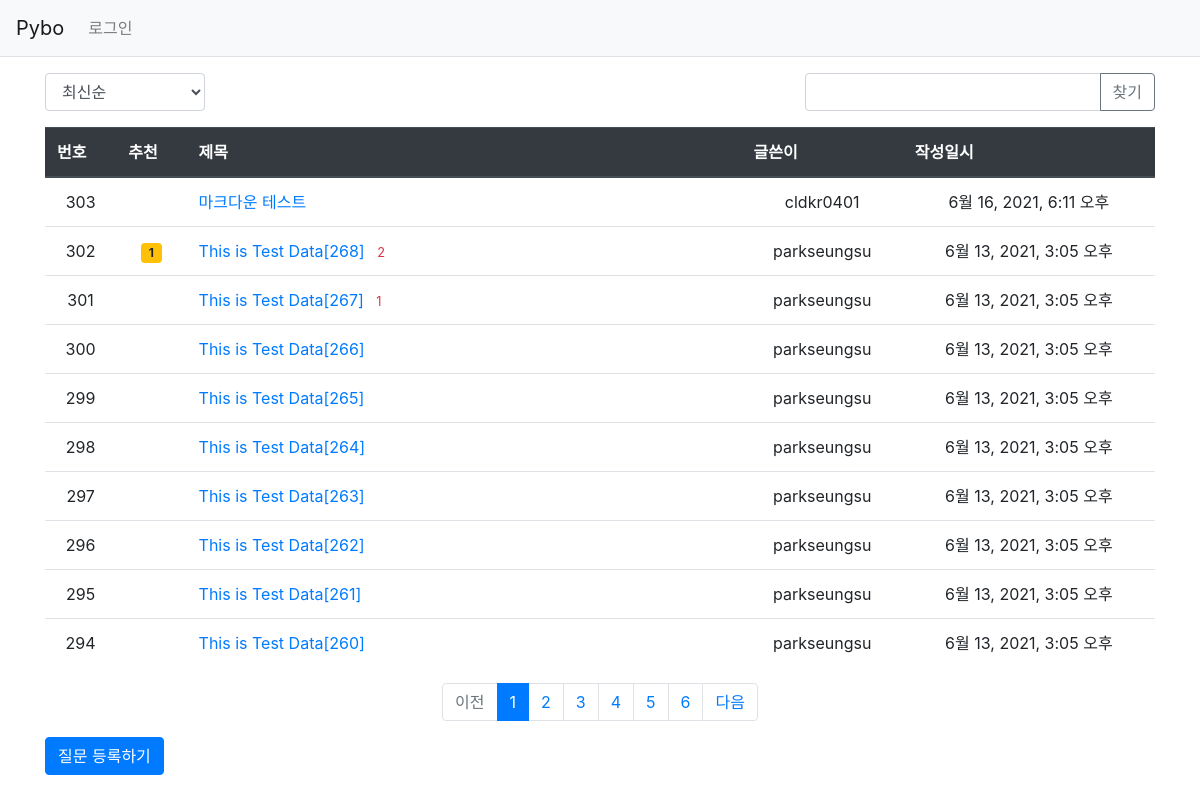
The page / on the database its author committed.
### pybo/models.py (models this page shows, shortened)
class Question(models.Model):
    subject = models.CharField(max_length=200)
    content = models.TextField()
    create_date = models.DateTimeField()
    author = models.ForeignKey(User,on_delete=models.CASCADE,null=True,related_name='author_question')
    modify_date = models.DateTimeField(null=True,blank=True)
    voter = models.ManyToManyField(User, related_name='voter_question')

### pybo/views/base_views.py (the view, shortened to what this page needs)
# urls.py: path('', base_views.index, name='index'),  # '/' 에 해당되는 path
def index(request):
    page = request.GET.get('page','1')  # 페이지
    kw = request.GET.get('kw','')       # 검색어
    so = request.GET.get('so','recent') #정렬기준
    if so == 'recommend':
        question_list = Question.objects.annotate(num_voter=Count('voter')).order_by('-num_voter','-create_date')
    elif so == 'popular':
        question_list = Question.objects.annotate(num_answer=Count('answer')).order_by('-num_answer','-create_date')
    else:   #recent
        question_list = Question.objects.order_by('-create_date')
    paginator = Paginator(question_list, 10)#페이지당 10개씩 보여주기
    page_obj = paginator.get_page(page)
    context = {'question_list': page_obj,'page':page,'kw':kw,'so':so}
    return render(request,'pybo/question_list.html',context)

### pybo/templatetags/pybo_filter.py (called while the page is built)
@register.filter
def sub(value, arg):
    return value - arg

### templates/pybo/question_list.html (shortened to what this page needs)
{% extends 'base.html' %}
{% load pybo_filter %}
{% block content %}
<div class="container my-3">
    <div class="row justify-content-between my-3">
        <div class="col-2">
            <select class="form-control so">
                <option value="recent" {%if so == 'recent' %} selected {% endif %}>최신순</option>
            </select>
        </div>
        <div class="col-4 input-group">
            <input type="text" class="form-control kw" value="{{ kw|default_if_none:'' }}">
            <div class="input-group-append">
                <button class="btn btn-outline-secondary" type='button'
                id="btn_search">찾기</button>
            </div>
        </div>
    </div>
    <table class="table">
        <thead>
            <tr class="thead-dark">
                <th>번호</th>
                <th>추천</th>
                <th style="width: 50%;">제목</th>
                <th>글쓴이</th>
                <th>작성일시</th>
            </tr>
        </thead>
        <tbody>
            {% if question_list %}
            {% for question in question_list %}
            <tr class="text-center">
                <td>
                    {{ question_list.paginator.count|sub:question_list.start_index|sub:forloop.counter0|add:1 }}
                </td>
                <td>
                    {% if question.voter.all.count > 0 %}
                    <span class="badge badge-warning px-2 py-1">{{question.voter.all.count}}</span>
                    {% endif %}
                </td>
                <td class="text-left">
                    <a href="{% url 'pybo:detail' question.id %}">{{question.subject}}</a>
                    {% if question.answer_set.count > 0 %}
                    <span class="text-danger small ml-2">{{question.answer_set.count}}</span>
                    {% endif %}
                </td>
                <td>{{question.author.username}}</td>
                <td>{{question.create_date}}</td>
            </tr>
            {% endfor %}
            {% else %}
            <tr>
                <td colspan="3">질문이 없습니다.</td>
            </tr>
            {% endif %}
        </tbody>
    </table>
    <ul class="pagination justify-content-center">
        {% if question_list.has_previous %}
        <li class="page-item">
            <a class="page-link" href="#" data-page="{{ question_list.previous_page_number }}">이전</a>
        </li>
        {% else %}
        <li class="page-item disabled">
            <a class="page-link" tabindex="-1" aria-disabled="true" href="#">이전</a>
        </li>
        {% endif %}
        {% for page_number in question_list.paginator.page_range %}
        {% if page_number >= question_list.number|add:-5 and page_number <= question_list.number|add:5 %}
        {% if page_number == question_list.number %}
            <li class="page-item active" aria-current="page">
            <a class="page-link" href="#" data-page="{{page_number}}">{{page_number}}</a>
            </li>
            {% else %}
            <li class="page-item">
                <a class="page-link" href="#" data-page="{{page_number}}">{{page_number}}</a>
            </li>
            {% endif %}
            {% endif %}
            {% endfor %}
            {% if question_list.has_next %}
            <li class="page-item">
                <a class="page-link" data-page="{{question_list.next_page_number}}" href="#">다음</a>
            </li>
            {% else %}
            <li class="page-item diasabled">
                <a class="page-link" tabindex="-1" aria-disabled="true" href="#">다음</a>
            </li>
            {% endif %}
    </ul>
    <a href="{% url 'pybo:question_create' %}" class="btn btn-primary">질문 등록하기</a>
</div>
{% endblock %}

### rows shown on the page
Question: paginator.count|sub "303", subject "마크다운 테스트", author.username "cldkr0401", create_date "6월 16, 2021, 6:11 오후"
Question: paginator.count|sub "302", voter.all.count "1", subject "This is Test Data[268]", answer_set.count "2", author.username "parkseungsu", create_date "6월 13, 2021, 3:05 오후"
Question: paginator.count|sub "301", subject "This is Test Data[267]", answer_set.count "1", author.username "parkseungsu", create_date "6월 13, 2021, 3:05 오후"
Question: paginator.count|sub "300", subject "This is Test Data[266]", author.username "parkseungsu", create_date "6월 13, 2021, 3:05 오후"
Question: paginator.count|sub "299", subject "This is Test Data[265]", author.username "parkseungsu", create_date "6월 13, 2021, 3:05 오후"
Question: paginator.count|sub "298", subject "This is Test Data[264]", author.username "parkseungsu", create_date "6월 13, 2021, 3:05 오후"
Question: paginator.count|sub "297", subject "This is Test Data[263]", author.username "parkseungsu", create_date "6월 13, 2021, 3:05 오후"
Question: paginator.count|sub "296", subject "This is Test Data[262]", author.username "parkseungsu", create_date "6월 13, 2021, 3:05 오후"
Question: paginator.count|sub "295", subject "This is Test Data[261]", author.username "parkseungsu", create_date "6월 13, 2021, 3:05 오후"
Question: paginator.count|sub "294", subject "This is Test Data[260]", author.username "parkseungsu", create_date "6월 13, 2021, 3:05 오후"

### other values the page prints
{{ page_number }} "1"
{{ page_number }} "2" "3" "4" "5" "6"
